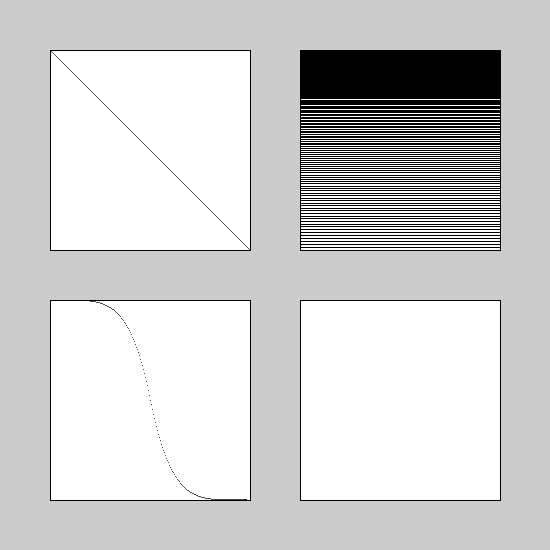
Frame 1 (no input)
Frame 60 (the mouse pressed at the canvas centre just before this capture): identical to frame 1, image omitted
Frame 120 (the mouse held since frame 60 and released just before this capture): identical to frame 1, image omitted

The Processing sketch that drew this single still picture (run headless with seeded random() and noise(); from frame 60 on, the mouse is pressed at the canvas centre):

// Processing sketch: curves
// ── curves.pde
float curvy(float n, float amount) {
  if (n <= 0.5) {
    n = n * 2;
    n = pow(n, amount);
    n = n / 2;
  } else {
    n = (1 - n) * 2;
    n = pow(n, amount);
    n = 1 - n / 2;
  }
  return n;
}
void setup() {
  size(550, 550);

  translate(50, 50);
  rect(0, 0, 200, 200);
  for (int x=0; x<200; x++) {
    point(x, x);
  }

  pushMatrix();
  translate(250, 0);
  rect(0, 0, 200, 200);
  for (int x=0; x<200; x++) {
    float n = x / 200.0;
    n = pow(n, 3);
    line(0, n * 200, 200, n * 200);
  }
  popMatrix();

  pushMatrix();
  translate(0, 250);
  rect(0, 0, 200, 200);
  for (int x=0; x<200; x++) {
    float n = x / 200.0;
    n = curvy(n, 5);
    point(x, n * 200);
  }
  popMatrix();

  pushMatrix();
  translate(250, 250);
  rect(0, 0, 200, 200);
  popMatrix();
}

void draw() {
}
